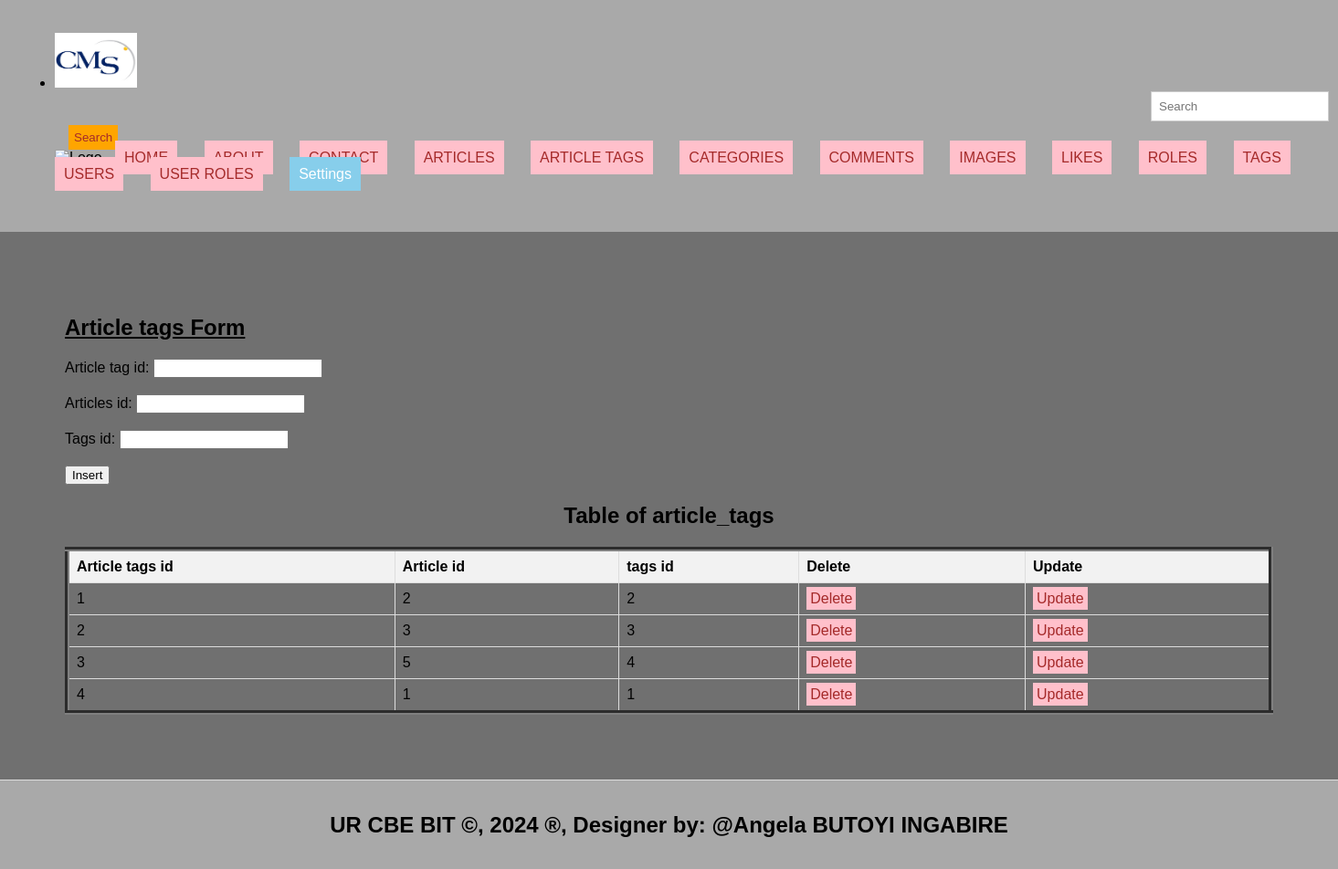
The page /article_tags.php on the database its author committed.
### tables this page shows
CREATE TABLE `article_tags` (
  `article_tag_id` int(11) NOT NULL,
  `article_id` int(11) DEFAULT NULL,
  `tag_id` int(11) DEFAULT NULL
);

### article_tags.php (the view, shortened to what this page needs)
<!DOCTYPE html>
<html lang="en">
<head>
  <link rel="stylesheet" type="text/css" href="style.css" title="style 1" media="screen, tv, projection, handheld, print"/>
  </head>
  <header>
    <ul>
    <li><img src="./Images/logo.jpg" width="90" height="60" alt="Logo"></li>
<body bgcolor="#707070">
  <form class="d-flex" role="search" action="search.php">
      <input class="form-control me-2" type="search" placeholder="Search" aria-label="Search" name="query">
      <button class="btn btn-outline-success" type="submit">Search</button>
    </form>
  <ul style="list-style-type: none; padding: 0;">
    <li style="display: inline; margin-right: 10px;">
  </li>
        <li style="display: inline; margin-right: 10px;"><a href="./home.html">HOME</a></li>
    <li style="display: inline; margin-right: 10px;"><a href="./about.html">ABOUT</a></li>
    <li style="display: inline; margin-right: 10px;"><a href="./contact.html">CONTACT</a></li>
    <li style="display: inline; margin-right: 10px;"><a href="./articles.php">ARTICLES</a></li>
    <li style="display: inline; margin-right: 10px;"><a href="./article_tags.php">ARTICLE TAGS</a></li>
    <li style="display: inline; margin-right: 10px;"><a href="./categories.php">CATEGORIES</a></li>
    <li style="display: inline; margin-right: 10px;"><a href="./comments.php">COMMENTS</a></li>
    <li style="display: inline; margin-right: 10px;"><a href="./images.php">IMAGES</a></li>
     <li style="display: inline; margin-right: 10px;"><a href="./likes.php">LIKES</a></li>
     <li style="display: inline; margin-right: 10px;"><a href="./roles.php">ROLES</a></li>
     <li style="display: inline; margin-right: 10px;"><a href="./tags.php">TAGS</a></li>
     <li style="display: inline; margin-right: 10px;"><a href="./users.php">USERS</a></li>
     <li style="display: inline; margin-right: 10px;"><a href="./user_roles.php">USER ROLES</a></li>
    <li class="dropdown" style="display: inline; margin-right: 10px;">
      <a href="#" style="padding: 10px; color: white; background-color: skyblue; text-decoration: none; margin-right: 15px;">Settings</a>
    </li><br><br>
  </ul>
</header>
<section>
    <h1><u> Article tags Form </u></h1>
    <form method="post" onsubmit="return confirmInsert();">
        <label for="article_tag_id">Article tag id:</label>
        <input type="number" id="article_tag_id" name="article_tag_id"><br><br>
        <label for="article_id">Articles id:</label>
        <input type="number" id="article_id" name="article_id" required><br><br>
        <label for="tag_id">Tags id:</label>
        <input type="number" id="tag_id" name="tag_id" required><br><br>
        <input type="submit" name="add" value="Insert">
    </form>
<!DOCTYPE html>
<html>
<head>
</head>
<body>
    <center><h2>Table of article_tags</h2></center>
    <table border="5">
        <tr>
            <th>Article tags id</th>
            <th>Article id</th>
            <th>tags id</th>
            <th>Delete</th>
            <th>Update</th>
        </tr>
        <?php
        include('database_connection.php');
        $sql = "SELECT * FROM article_tags";
        $result = $connection->query($sql);
        if ($result->num_rows > 0) {
            while ($row = $result->fetch_assoc()) {
                $artid = $row['article_tag_id'];
                echo "<tr>
                    <td>" . $row['article_tag_id'] . "</td>
                    <td>" . $row['article_id'] . "</td>
                    <td>" . $row['tag_id'] . "</td>
                    <td><a style='padding:4px' href='delete_article_tags.php?article_tag_id=$artid'>Delete</a></td>
                    <td><a style='padding:4px' href='update_article_tags.php?article_tag_id=$artid'>Update</a></td>
                </tr>";
            }
        } else {
            echo "<tr><td colspan='6'>No data found</td></tr>";
        }
        ?>
    </table>
</body>
    </section>
<footer>
  <center>
    <b><h2>UR CBE BIT &copy, 2024 &reg, Designer by: @Angela BUTOYI INGABIRE</h2></b>
  </center>
</footer>
</body>
</html>

### style.css (style rules this page uses)
body { font-family: Arial, sans-serif; margin: 0; padding: 0; }
.form-control { padding: 8px; margin-left: 4px; border: 1px solid #ccc; }
.btn { padding: 6px; background-color: orange; color: brown; border: none; }
.dropdown { position: relative; display: inline; margin-right: 10px; }
body { font-family: Arial,sans-serif; margin:0; padding:0; }
header { background-color:darkgray; padding: 20px; }
.dropdown { position: right; display:right; direction:rtl; }
section { padding:28px; border-bottom: 1px solid #ddd; }
footer { text-align: center; padding: 15px; background-color:darkgray; }

### article_tags.php (style rules this page uses)
a { padding: 10px; color: white; background-color: pink; text-decoration: none; margin-right: 15px; }
a:link { color: brown; }
button.btn { margin-left: 15px; margin-top: 4px; }
input.form-control { margin-left: 1200px; padding: 8px; }
section { padding:71px; border-bottom: 1px solid #ddd; }
footer { text-align: center; padding: 15px; background-color:darkgray; }
table { width: 100%; border-collapse: collapse; }
th, td { border: 1px solid #ddd; padding: 8px; text-align: left; }
th { background-color: #f2f2f2; }

### rows shown on the page
article_tags: article_tag_id "1", article "2", tag "2"
article_tags: article_tag_id "2", article "3", tag "3"
article_tags: article_tag_id "3", article "5", tag "4"
article_tags: article_tag_id "4", article "1", tag "1"
